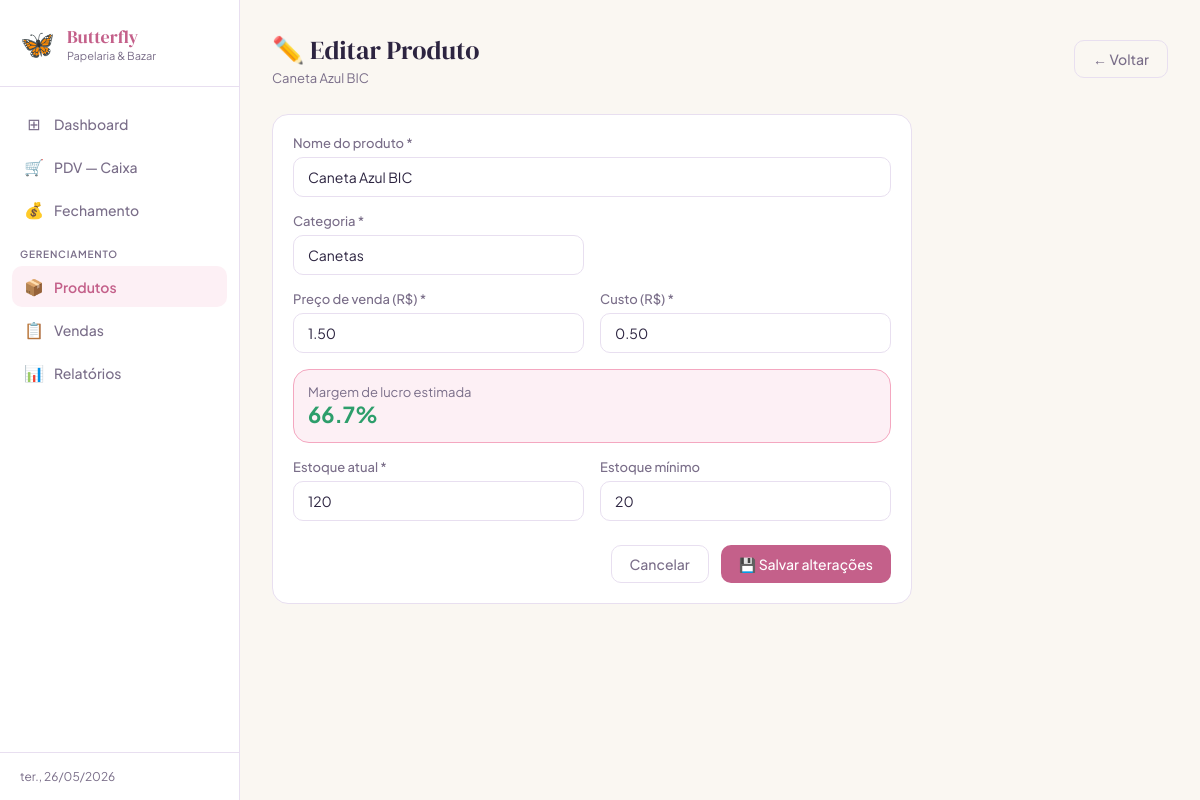
The page /produtos/2/editar on the database its author committed.
### tables this page shows
CREATE TABLE produtos (
            id INTEGER PRIMARY KEY AUTOINCREMENT,
            nome TEXT NOT NULL,
            categoria TEXT NOT NULL,
            preco REAL NOT NULL,
            custo REAL NOT NULL,
            estoque INTEGER NOT NULL DEFAULT 0,
            estoque_minimo INTEGER NOT NULL DEFAULT 5,
            ativo INTEGER NOT NULL DEFAULT 1,
            criado_em TIMESTAMP DEFAULT CURRENT_TIMESTAMP
        );

### app.py (the view, shortened to what this page needs)
@app.route('/produtos/<int:id>/editar', methods=['GET','POST'])
def editar_produto(id):
    conn = get_db()
    produto = conn.execute("SELECT * FROM produtos WHERE id=?", (id,)).fetchone()
    conn.close()
    return render_template('produto_form.html', produto=produto)

### app.py (called while the page is built)
@app.context_processor
def inject_now():
    return {'now': datetime.now()}

def get_db():
    conn = sqlite3.connect(DB)
    conn.row_factory = sqlite3.Row
    return conn

### templates/produto_form.html (shortened to what this page needs)
{% extends 'base.html' %}
{% block content %}
<div class="page-header">
  <div>
    <div class="page-title">{{ '✏️ Editar Produto' if produto else '+ Novo Produto' }}</div>
    <div class="page-sub">{{ produto.nome if produto else 'Preencha os dados do produto' }}</div>
  </div>
  <a href="{{ url_for('produtos') }}" class="btn btn-outline">← Voltar</a>
</div>
<div style="max-width:640px">
  <div class="card">
    <form method="post">
      <div class="form-group">
        <label class="form-label">Nome do produto *</label>
        <input type="text" name="nome" class="form-control" required
          value="{{ produto.nome if produto else '' }}" placeholder="Ex: Caderno Universitário 96fls">
      </div>
      <div class="form-row">
        <div class="form-group">
          <label class="form-label">Categoria *</label>
          <input type="text" name="categoria" class="form-control" required
            value="{{ produto.categoria if produto else '' }}" placeholder="Ex: Cadernos"
            list="categorias-list">
        </div>
      </div>
      <div class="form-row">
        <div class="form-group">
          <label class="form-label">Preço de venda (R$) *</label>
          <input type="number" name="preco" class="form-control" step="0.01" min="0" required
            value="{{ '%.2f'|format(produto.preco) if produto else '' }}" placeholder="0,00"
            oninput="calcMargem()">
        </div>
        <div class="form-group">
          <label class="form-label">Custo (R$) *</label>
          <input type="number" name="custo" class="form-control" step="0.01" min="0" required
            value="{{ '%.2f'|format(produto.custo) if produto else '' }}" placeholder="0,00"
            oninput="calcMargem()">
        </div>
      </div>
      <div class="card" style="background:var(--rosa-claro);border-color:var(--rosa);margin-bottom:16px;padding:14px">
        <div style="font-size:13px;color:var(--texto-muted)">Margem de lucro estimada</div>
        <div style="font-size:22px;font-weight:700;color:var(--rosa-escuro)" id="margemPreview">—</div>
      </div>
      <div class="form-row">
        <div class="form-group">
          <label class="form-label">Estoque atual *</label>
          <input type="number" name="estoque" class="form-control" min="0" required
            value="{{ produto.estoque if produto else 0 }}" placeholder="0">
        </div>
        <div class="form-group">
          <label class="form-label">Estoque mínimo</label>
          <input type="number" name="estoque_minimo" class="form-control" min="0"
            value="{{ produto.estoque_minimo if produto else 5 }}" placeholder="5">
        </div>
      </div>
      <div style="display:flex;gap:12px;justify-content:flex-end;margin-top:8px">
        <a href="{{ url_for('produtos') }}" class="btn btn-outline">Cancelar</a>
        <button type="submit" class="btn btn-primary">
          {{ '💾 Salvar alterações' if produto else '+ Cadastrar produto' }}
        </button>
      </div>
    </form>
  </div>
</div>
{% endblock %}

### static/css/style.css (style rules this page uses)
:root { --rosa: #f4a7c0; --rosa-escuro: #c4608a; --rosa-claro: #fdf0f5; --lilas: #c9b8e8; --lilas-escuro: #7c5cbf; --creme: #faf7f2; --texto: #2c2440; --texto-muted: #7a6e89; --borda: #e8dff0; --branco: #ffffff; --sucesso: #2d9e6b; --aviso: #d48c0a; --erro: #c94040; --sidebar-w: 240px; }
* { box-sizing: border-box; margin: 0; padding: 0; }
body { font-family: 'Plus Jakarta Sans', sans-serif; background: var(--creme); color: var(--texto); display: flex; min-height: 100vh; }
.page-header { display: flex; align-items: center; justify-content: space-between; margin-bottom: 28px; }
.page-title { font-family: 'DM Serif Display', serif; font-size: 26px; color: var(--texto); }
.page-sub { font-size: 13px; color: var(--texto-muted); margin-top: 2px; }
.card { background: var(--branco); border: 1px solid var(--borda); border-radius: 16px; padding: 20px; }
.btn { display: inline-flex; align-items: center; gap: 6px; padding: 9px 18px; border-radius: 10px; border: none; font-family: inherit; font-size: 14px; font-weight: 500; cursor: pointer; transition: all 0.15s; text-decoration: none; }
.btn-primary { background: var(--rosa-escuro); color: white; }
.btn-outline { background: transparent; border: 1px solid var(--borda); color: var(--texto-muted); }
.form-group { margin-bottom: 16px; }
.form-label { display: block; font-size: 13px; font-weight: 500; color: var(--texto-muted); margin-bottom: 6px; }
.form-control { width: 100%; padding: 10px 14px; border: 1px solid var(--borda); border-radius: 10px; font-family: inherit; font-size: 14px; color: var(--texto); background: var(--branco); transition: border-color 0.15s; }
.form-row { display: grid; grid-template-columns: 1fr 1fr; gap: 16px; }

### rows shown on the page
produtos: nome "Caneta Azul BIC", categoria "Canetas", preco "1.50", custo "0.50", estoque "120", estoque_minimo "20"

### other values the page prints
{{ '✏️ Editar Produto' if produto else '+ Novo Produto' }} "✏️ Editar Produto"
{{ '💾 Salvar alterações' if produto else '+ Cadastrar produto' }} "💾 Salvar alterações"
